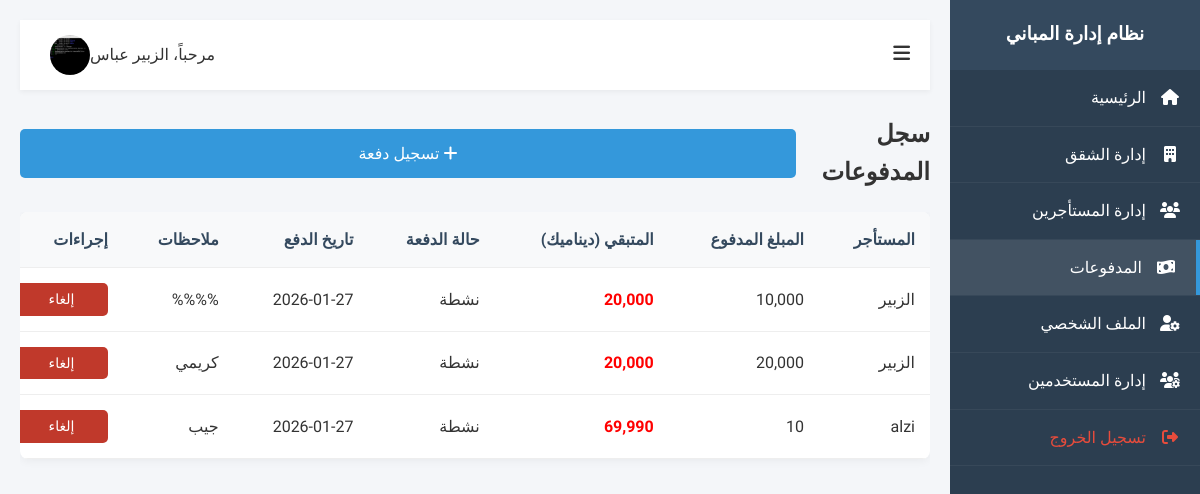
The app's page /public/payments (signed in), older data.
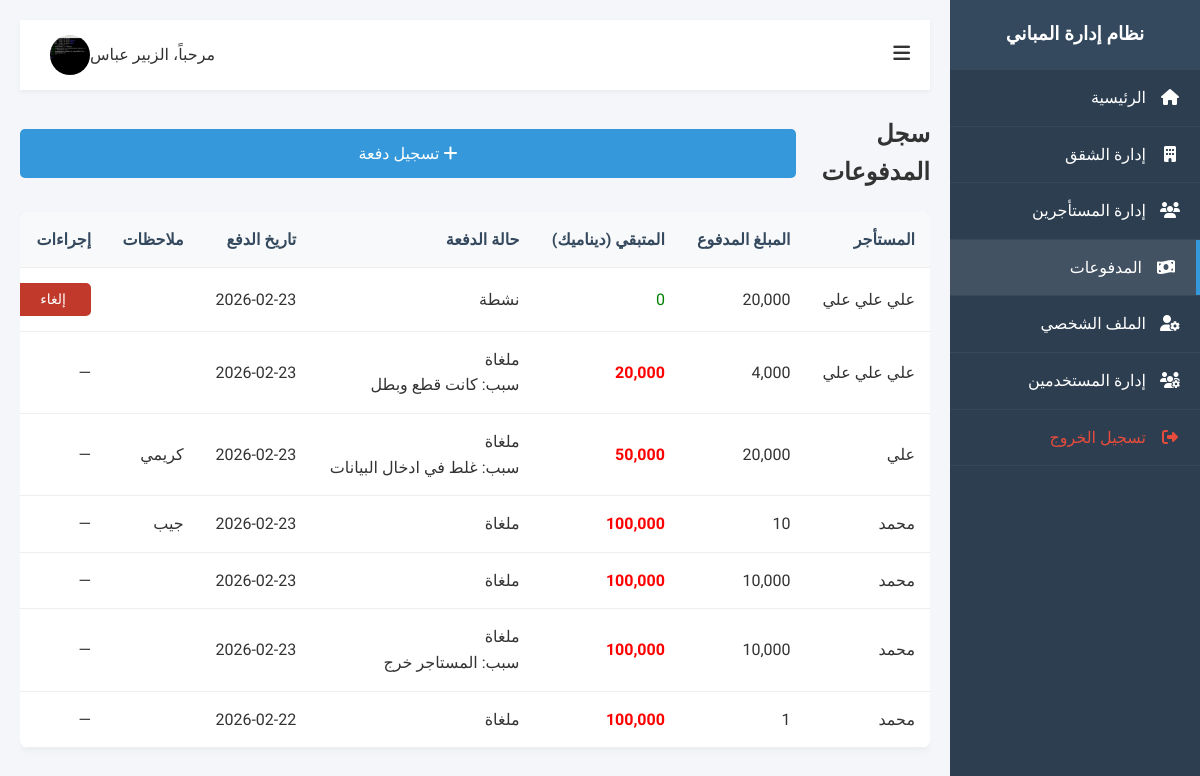
The same page, newer data.
### tables this page shows
CREATE TABLE `payments` (
  `id` int(11) NOT NULL,
  `tenant_id` int(11) NOT NULL,
  `amount_paid` decimal(10,2) NOT NULL,
  `amount_remaining` decimal(10,2) DEFAULT 0.00,
  `payment_date` date NOT NULL,
  `notes` mediumtext DEFAULT NULL,
  `created_at` timestamp NOT NULL DEFAULT current_timestamp(),
  `status` enum('active','canceled') NOT NULL DEFAULT 'active',
  `cancellation_reason` varchar(255) DEFAULT NULL
);

CREATE TABLE `tenants` (
  `id` int(11) NOT NULL,
  `apartment_id` int(11) NOT NULL,
  `name` varchar(100) NOT NULL,
  `phone` varchar(20) NOT NULL,
  `nid` varchar(50) DEFAULT NULL COMMENT 'National ID',
  `rent_amount` decimal(10,2) NOT NULL,
  `start_date` date NOT NULL,
  `end_date` date NOT NULL,
  `created_at` timestamp NOT NULL DEFAULT current_timestamp(),
  `status` enum('active','inactive') NOT NULL DEFAULT 'active'
);

### app/Controllers/PaymentsController.php (called while the page is built, shortened)
<?php
class PaymentsController extends Controller {
    private $paymentModel;
    private $tenantModel;
    public function __construct() {
        $this->paymentModel = $this->model('Payment');
        $this->tenantModel = $this->model('Tenant');
    }
    public function index() {
        $payments = $this->paymentModel->getAllPayments();
        foreach ($payments as $p) {
            $tenant = $this->tenantModel->getTenantById($p->tenant_id);
            if ($tenant) {
                $paid = $this->paymentModel->sumActivePaymentsByTenant($tenant->id);
                $p->remaining = $tenant->rent_amount - $paid;
            } else {
                $p->remaining = 0;
                $p->tenant_status = 'unknown';
                $p->tenant_rent = 0;
            }
        }
        $data = [
            'active' => 'payments',
            'payments' => $payments
        ];
        $this->view('payments/index', $data);
    }
}

### app/Core/Router.php (called while the page is built, shortened)
<?php
class Router {
    protected $currentMethod = 'login';
    public function __construct() {
        $url = $this->getUrl();
        if (isset($url[0])) {
            $controllerName = ucwords($url[0]) . 'Controller';
            if (file_exists('../app/Controllers/' . $controllerName . '.php')) {
                $this->currentMethod = 'index';
                unset($url[0]);
            }
        }
        $this->currentController = new $controllerClass();
        $this->params = $url ? array_values($url) : [];
        call_user_func_array([$this->currentController, $this->currentMethod], $this->params);
    }
    public function getUrl() {
        if (isset($_GET['url'])) {
            $url = rtrim($_GET['url'], '/');
            $url = filter_var($url, FILTER_SANITIZE_URL);
            $url = explode('/', $url);
            return $url;
        }
        return [];
    }
}

### public/index.php (called while the page is built, shortened)
<?php
spl_autoload_register(function ($className) {
    $classPath = str_replace(['App\\', '\\'], ['', DIRECTORY_SEPARATOR], $className);
    $file = APP_ROOT . '/app/' . $classPath . '.php';
});
$init = new App\Core\Router();

### app/Core/Database.php (called while the page is built, shortened)
<?php
class Database {
    private $host = DB_HOST;
    private $user = DB_USER;
    private $pass = DB_PASS;
    private $dbname = DB_NAME;
    private $dbh;
    private $stmt;
    private static $instance = null;
    private function __construct() {
        $dsn = 'mysql:host=' . $this->host . ';dbname=' . $this->dbname . ';charset=utf8mb4';
        $options = array(
            PDO::ATTR_PERSISTENT => true,
            PDO::ATTR_ERRMODE => PDO::ERRMODE_EXCEPTION,
            PDO::ATTR_DEFAULT_FETCH_MODE => PDO::FETCH_OBJ,
            PDO::MYSQL_ATTR_INIT_COMMAND => "SET NAMES utf8mb4"
        );
        try {
            $this->dbh = new PDO($dsn, $this->user, $this->pass, $options);
        } catch (PDOException $e) {
            $this->error = $e->getMessage();
            die("Database Connection Error: " . $this->error);
        }
    }
    public static function getInstance() {
        if (self::$instance == null) {
            self::$instance = new Database();
        }
        return self::$instance;
    }
    public function query($sql) {
        $this->stmt = $this->dbh->prepare($sql);
    }
    public function bind($param, $value, $type = null) {
        if (is_null($type)) {
            switch (true) {
                case is_int($value):
                    $type = PDO::PARAM_INT;
                    break;
            }
        }
        $this->stmt->bindValue($param, $value, $type);
    }
    public function execute() {
        return $this->stmt->execute();
    }
    public function resultSet() {
        $this->execute();
        return $this->stmt->fetchAll();
    }
}

### app/Models/Payment.php (called while the page is built, shortened)
<?php
class Payment extends Model {
    public function getAllPayments() {
        $this->db->query('SELECT payments.*, tenants.name as tenant_name
                          FROM payments
                          JOIN tenants ON payments.tenant_id = tenants.id
                          ORDER BY payments.created_at DESC');
        return $this->db->resultSet();
    }
    public function sumActivePaymentsByTenant($tenant_id) {
        $this->db->query('SELECT COALESCE(SUM(amount_paid),0) as total FROM payments WHERE tenant_id = :tid AND status = "active"');
        $this->db->bind(':tid', $tenant_id);
        $row = $this->db->single();
        return $row->total ?: 0;
    }
}

### app/Core/Model.php (called while the page is built, shortened)
<?php
class Model {
    public function __construct() {
        $this->db = Database::getInstance();
    }
}

### views/payments/index.php (the view, shortened to what the changed rows need)
<?php require APP_ROOT . '/views/layouts/header.php'; ?>
<div class="wrapper">
    <div class="main-content" id="main-content">
        <div class="d-flex" style="display:flex; justify-content:space-between; align-items:center; margin-bottom: 20px;">
            <h2>سجل المدفوعات</h2>
        </div>
        <div class="table-responsive">
            <table class="table">
                <thead>
                    <tr>
                        <th>المستأجر</th>
                        <th>المبلغ المدفوع</th>
                        <th>المتبقي (ديناميك)</th>
                        <th>حالة الدفعة</th>
                        <th>تاريخ الدفع</th>
                        <th>ملاحظات</th>
                        <th>إجراءات</th>
                    </tr>
                </thead>
                <tbody>
                    <?php if(empty($data['payments'])): ?>
                        <tr><td colspan="6" class="text-center">لا توجد مدفوعات مسجلة.</td></tr>
                    <?php else: ?>
                        <?php foreach($data['payments'] as $payment): ?>
                            <tr>
                                <td><?php echo $payment->tenant_name; ?></td>
                                <td><?php echo number_format($payment->amount_paid); ?></td>
                                <td style="<?php echo ($payment->remaining > 0) ? 'color: red; font-weight: bold;' : 'color: green;'; ?>">
                                    <?php echo number_format($payment->remaining); ?>
                                </td>
                                <td>
                                    <?php echo isset($payment->status) && $payment->status === 'canceled' ? 'ملغاة' : 'نشطة'; ?>
                                    <?php if(!empty($payment->cancellation_reason)): ?>
                                        <div class="text-muted small">سبب: <?php echo htmlspecialchars($payment->cancellation_reason); ?></div>
                                    <?php endif; ?>
                                </td>
                                <td><?php echo $payment->payment_date; ?></td>
                                <td><?php echo $payment->notes; ?></td>
                                <td>
                                    <?php if(!isset($payment->status) || $payment->status !== 'canceled'): ?>
                                        <a href="<?php echo URL_ROOT; ?>/payments/cancel/<?php echo $payment->id; ?>" class="btn btn-sm btn-danger">إلغاء</a>
                                    <?php else: ?>
                                        <span class="text-muted">—</span>
                                    <?php endif; ?>
                                </td>
                            </tr>
                        <?php endforeach; ?>
                    <?php endif; ?>
                </tbody>
            </table>
        </div>
    </div>
</div>
<?php require APP_ROOT . '/views/layouts/footer.php'; ?>

Row changes from the older to the newer data that the page shows:
removed payments: tenant.name "الزبير", amount_paid "10,000", remaining "20,000", status "نشطة", payment_date "2026-01-27", notes "%%%%"
removed payments: tenant.name "الزبير", amount_paid "20,000", remaining "20,000", status "نشطة", payment_date "2026-01-27", notes "كريمي"
removed payments: tenant.name "alzi", amount_paid "10", remaining "69,990", status "نشطة", payment_date "2026-01-27", notes "جيب"
added payments: tenant.name "علي علي علي", amount_paid "20,000", remaining "0", status "نشطة", payment_date "2026-02-23"
added payments: tenant.name "علي علي علي", amount_paid "4,000", remaining "20,000", status "ملغاة", cancellation_reason "كانت قطع وبطل", payment_date "2026-02-23"
added payments: tenant.name "علي", amount_paid "20,000", remaining "50,000", status "ملغاة", cancellation_reason "غلط في ادخال البيانات", payment_date "2026-02-23", notes "كريمي"
added payments: tenant.name "محمد", amount_paid "10", remaining "100,000", status "ملغاة", payment_date "2026-02-23", notes "جيب"
added payments: tenant.name "محمد", amount_paid "10,000", remaining "100,000", status "ملغاة", payment_date "2026-02-23"
added payments: tenant.name "محمد", amount_paid "10,000", remaining "100,000", status "ملغاة", cancellation_reason "المستاجر خرج", payment_date "2026-02-23"
added payments: tenant.name "محمد", amount_paid "1", remaining "100,000", status "ملغاة", payment_date "2026-02-22"
